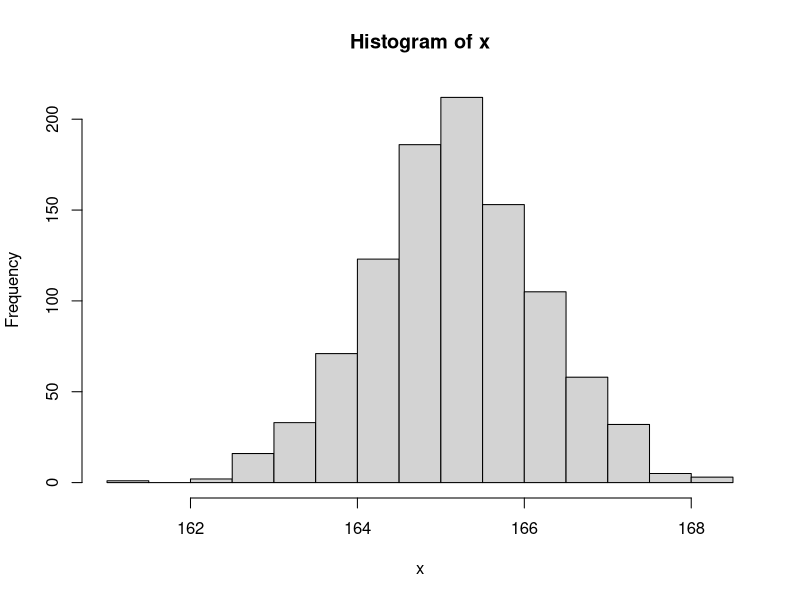
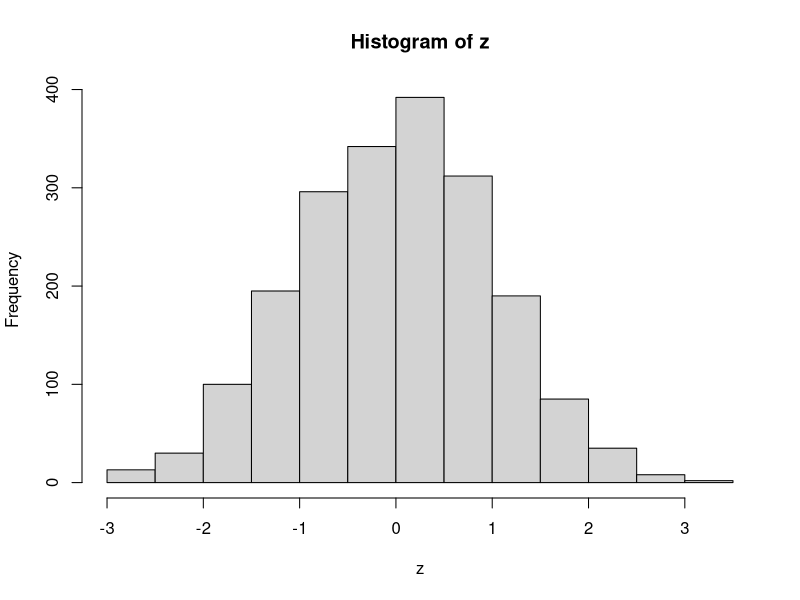
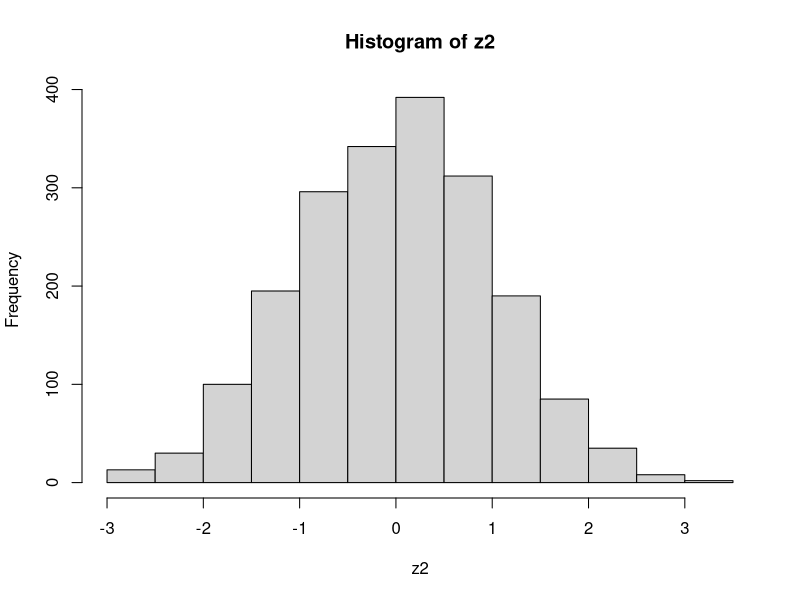

Reproduce these figures in R, in order.
# chap_08_Hypothesis_basic

# 가설(Hypothesis) : 어떤 사건을 설명하기 위한 가정
# 검정(Test) : 검정통계량(표본)으로 가설 채택 or 기각 과정
# 추정 : 표본을 통해서 모집단을 확률적으로 추측
# 신뢰구간 : 모수를 포함하는 구간(채택역), 벗어나면 (기각역)
# 유의수준 : 알파 표시, 오차 범위의 기준
# 구간추정 : 신뢰구간과 검정통계량을 비교해서 가설 기각 유무 결정


##################
# 1. 가설과 검정  
##################

# 귀무가설(H0) : 중2학년 남학생 평균키는 165.2cm와 차이가 없다.
# 대립가설(H0) : 중2학년 남학생 평균키는 165.2cm와 차이가 있다.

# 1. 모집단에서 표본 추출(1,000 학생)
x <- rnorm(1000, mean = 165.2, sd = 1) # 정규분포

hist(x)


# 정규성 결정
# 귀무가설 : 정규분포와 차이가 없다. (0)
shapiro.test(x) 
# W = 0.9986, p-value = 0.6244
# w = 검정통계량 -> p-value : 유의확률
# p-value = 0.6244 >= 알파(0.05) -> 채택



# 2. 평균차이 검정 : 평균 : 165.2cm
t.test(x, mu=165.2)
# t = -0.55503, df = 999, p-value = 0.579
# t, df : 검정통계량
# p-value : 유의확률
# p-value = 0.579 >= 0.05 -> 귀무가설 채택
# 95 percent confidence interval: 95%
# 165.1071 ~ 165.2309 : 신뢰구간(채택역)
# mean of x
# 165.169 -> 실제 평균(통계량 : 표본의 통계)
mean(x) # 165.169 <- 검정통계량

# [해설] 검정통계량이 신뢰구간에 포함되므로 모수의 평균키
# 165.2cm와 차이가 없다고 볼 수 있다.


# 3. 기각역의 평균검정
t.test(x, mu=165.09, conf.level = 0.95) # 95%
# 귀무가설 : 평균키 165.09cm와 차이가 없다.
# 대립가설 : 평균키 165.09cm와 차이가 있다.
# t = 2.5061, df = 999, p-value = 0.01237
# p-value = 0.01237 < 알파(0.05) -> 기각
# 95 percent confidence interval:
# 165.1071 ~ 165.2309


# 4. 신뢰수준 변경(95% -> 99%) 
t.test(x, mu=165.2, conf.level = 0.99) # 신뢰수준 99%, 평균(mu) 165.2
# t = -0.98263, df = 999, p-value = 0.326 >= 0.05
# 99 percent confidence interval: % 99%
# 165.0876 ~ 165.2504
# 신뢰수준 향상 -> 신뢰구간 넓어짐(가설 기각이 어려워짐)



#######################
# 2. 표준화 vs 정규화
#######################

# 1. 표준화 : 정규분포 -> 표준정규분포(0,1)

# 정규붙포
n <- 2000
x <- rnorm(n, mean = 100, sd = 10)
x
shapiro.test(x)
# p-value = 0.3582 > 유의수준(알파) : 0.05

# 표준화
# 표준화 공식(z) = (x - mu) / sd(x)
mu <- mean(x) #  99.79778
mu

z = (x - mu) / sd(x)
z
hist(z)
mean(z)  # 2.846246e-16 = 2*10^-16 -> 0에 수렴
sd(z) # 1
?sd # 표준편차

# scale() 함수 이용
z2 <- as.data.frame(scale(x)) # matrix -> data.frame
z2
str(z2)
z2 <- z2$V1
z2
hist(z2)
mean(z2) # #  2.846246e-16
sd(z2) # 1

# 2. 정규화(스케일링)
# - 특정 변수값을 일정한 범위(0 ~ 1)로 일치시키는 과정
str(iris)
head(iris)
summary(iris[-5])

# 1) scale() 함수
# 정규화 -> data.frame 형변환
iris_nor <- as.data.frame(scale(iris[-5]))
summary(iris_nor)


# 2) 정규화 함수 정의(0~1)
nor <- function(x){
  n <- (x - min(x)) / (max(x) - min(x))
  return (n)
}

iris_nor2 <- apply(iris[-5], 2, nor)
summary(iris_nor2)
head(iris_nor2)


##########################
# 3. 데이터셋에서 샘플링
##########################

# sample(x, size, replace = FALSE) # replace = FALSE -> 비복원추출

no <- 1:100 # 번호
score <- runif(100, min = 40, max = 100) # 성적

df <- data.frame(no, score)
df
nrow(df) # 100

# 15명 학생 샘플링
idx <- sample(x = nrow(df), size = 15)
idx

sam <- df[idx, ]
sam

# train(70%)/test(30%) dataset 
idx <- sample(x = nrow(df), size = nrow(df)*0.7)
idx

train <- df[idx, ] # model 학습용
test <- df[-idx, ] # model 평가용
dim(train) # 70  2
dim(test) # 30  2












